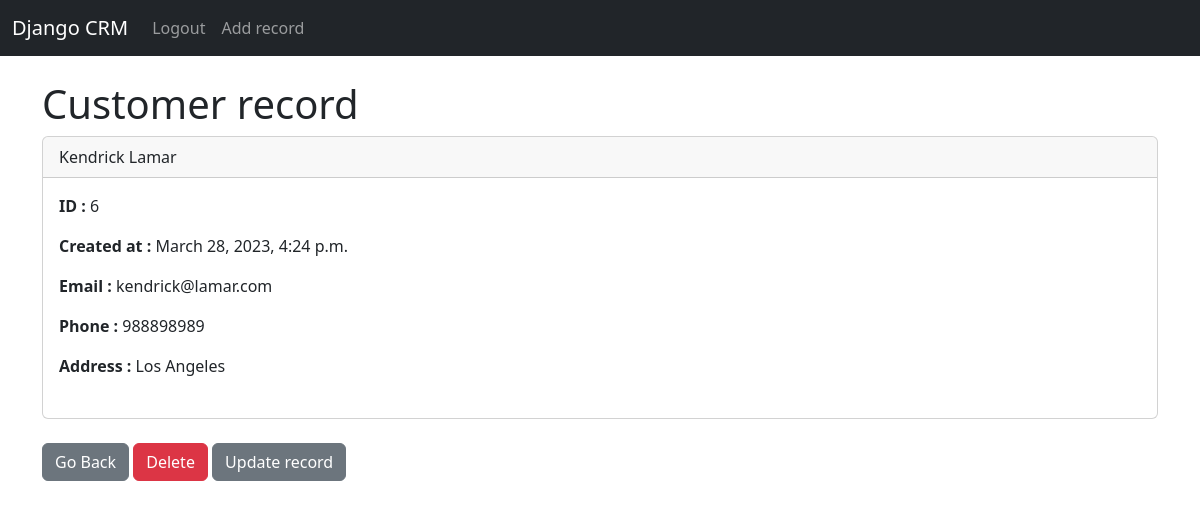
The app's page /record/6 (signed in) with its own data.
### crmapp/models.py (models this page shows, shortened)
class Record(models.Model):
    created_at = models.DateTimeField(auto_now_add=True)
    first_name = models.CharField(max_length=50)
    last_name = models.CharField(max_length=50)
    email = models.CharField(max_length=50)
    phone = models.IntegerField()
    address = models.CharField(max_length=100)

### crmapp/views.py (the view)
# urls.py: path('record/<int:pk>',views.customer_record, name='record'),
def customer_record(request, pk):
    if request.user.is_authenticated:
        customer_record = Record.objects.get(id=pk)
        return render(request, 'crmapp/record.html',{'customer_record': customer_record} )
    else:
        messages.success(request, 'Login first')
        return redirect('home')

### crmapp/templates/crmapp/record.html
{% extends 'crmapp/base.html' %}
{% block content %}
<h1>Customer record</h1>
<div class="card">
    <div class="card-header">
      {{ customer_record.first_name }}
      {{ customer_record.last_name }}
    </div>
    <div class="card-body">
      <p class="card-text"><strong>ID : </strong>{{ customer_record.id }}</p>
      <p class="card-text"><strong>Created at : </strong>{{ customer_record.created_at }}</p>
      <p class="card-text"><strong>Email : </strong>{{ customer_record.email }}</p>
      <p class="card-text"><strong>Phone : </strong>{{ customer_record.phone }}</p>
      <p class="card-text"><strong>Address : </strong>{{ customer_record.address }}</p>
    </div>
    <br/>
</div>
<br/>
<a href="{% url 'home' %}" class="btn btn-secondary">Go Back</a>
<a href="{% url 'delete_record' customer_record.id %}" class="btn btn-danger">Delete</a>
<a href="{% url 'update_record' customer_record.id %}" class="btn btn-secondary">Update record</a>
{% endblock %}

### records on screen
Record: first_name "Kendrick", last_name "Lamar", id "6", created_at "March 28, 2023, 4:24 p.m.", email "kendrick@lamar.com", phone "988898989", address "Los Angeles"
